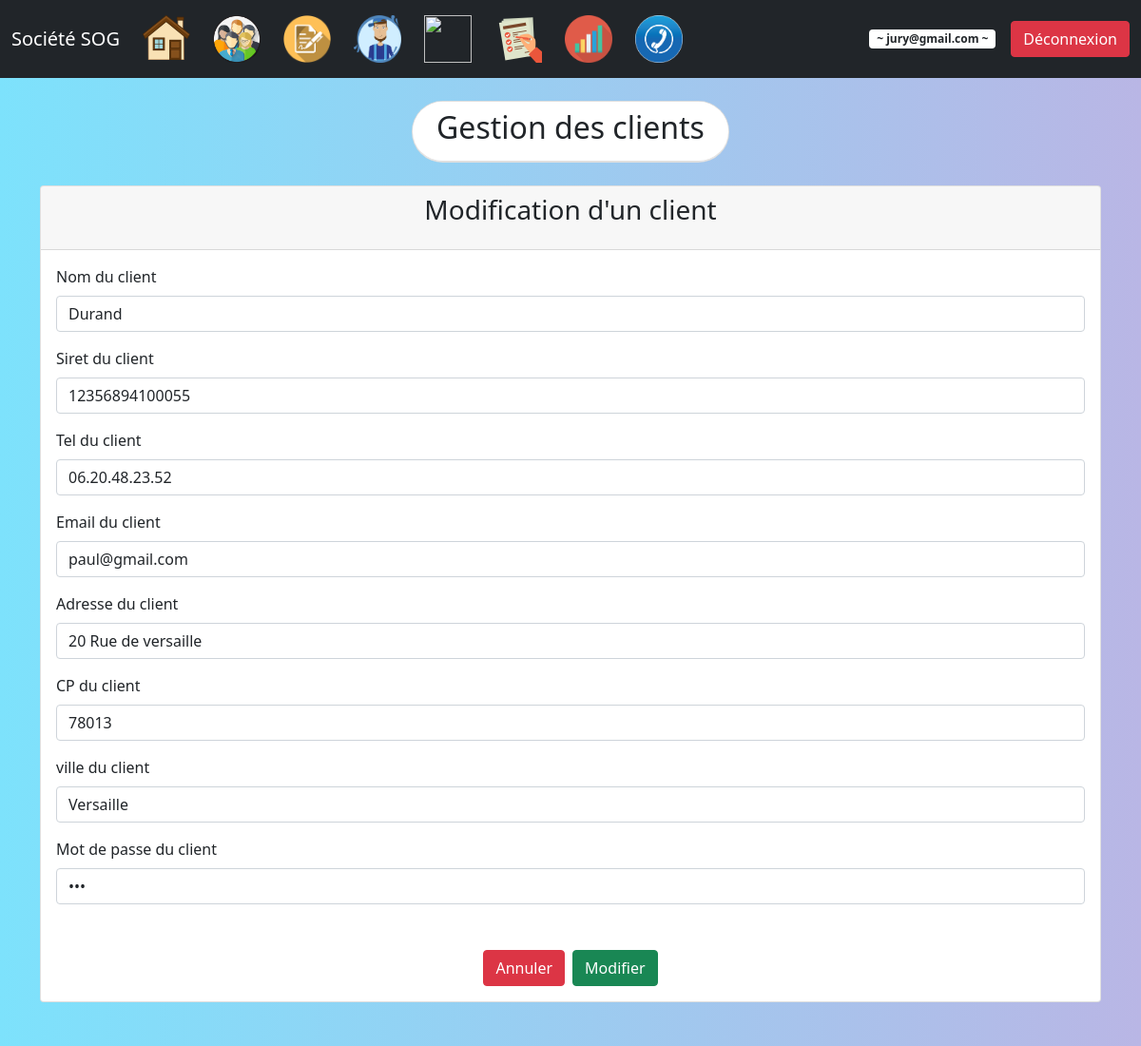
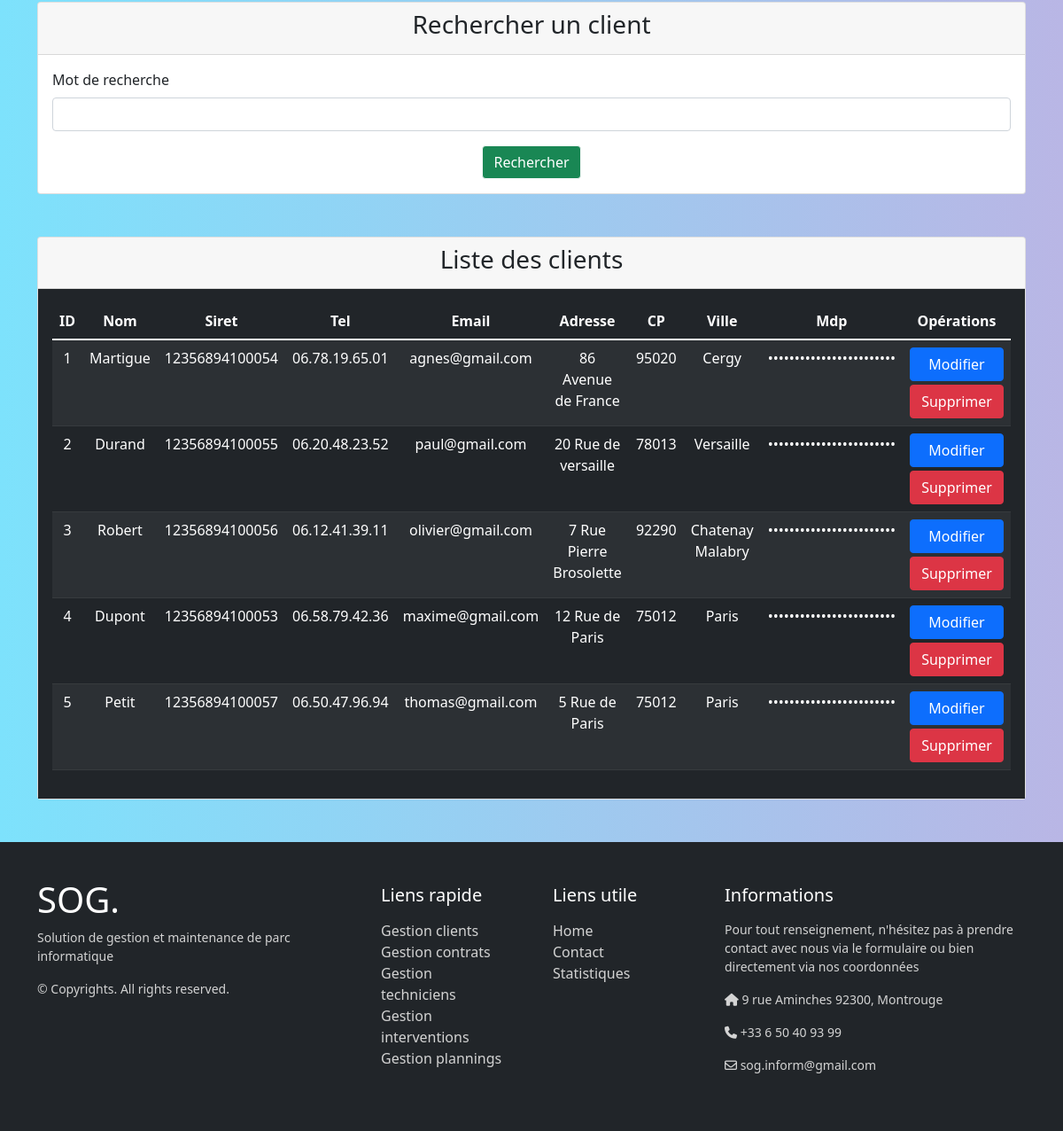
/index.php?page=1&action=edit&idclient=2 (signed in), run on the app's committed database (2 pictures, top to bottom).
### tables this page shows
Create table client 
(
    idclient int(3) auto_increment,
    nom varchar(20) NOT NULL,
    siret varchar(14) NOT NULL unique,
    tel varchar(20) default NULL,
    email varchar(50) NOT NULL unique,
    adresse varchar(50) default NULL,
    CP varchar(5) default NULL,
    ville varchar(20) default NULL,
    role enum('userc', 'admin') default 'userc',
    mdp varchar(255) NOT NULL,
    PRIMARY KEY (idclient)
);

### controleur/config_bdd.php (called while the page is built)
<?php
$serveur = "localhost";
$bdd = "bdd_ppe";
$user = "root";
$mdp = "";
?>

### controleur/controleur.class.php (called while the page is built, shortened)
<?php
require_once("modele/modele.class.php");
class Controleur {
	private $unModele;
	public function __construct($serveur, $bdd, $user, $mdp) {
		$this->unModele = new Modele($serveur, $bdd, $user, $mdp);
	}
	public function setTable($uneTable) {
		$this->unModele->setTable($uneTable);
	}
	public function selectAll() {
		return $this->unModele->selectAll();
	}
	public function selectWhere($where) {
		return $this->unModele->selectWhere($where);
	}
}
?>

### modele/modele.class.php (called while the page is built, shortened)
<?php
class Modele {
	private $unPdo, $uneTable;
	public function __construct($serveur, $bdd, $user, $mdp)
	{
		$this->unPdo = null;
		try
		{
			$this->unPdo = new PDO("mysql:host=".$serveur.";dbname=".$bdd.";charset=utf8", $user, $mdp);
		}
		catch (PDOException $exp)
		{
			die("Erreur de connexion à la base de données : " . $exp->getMessage());
		}
	}
	public function setTable($uneTable)
	{
		$this->uneTable = $uneTable;
	}
	public function selectAll()
	{
		$requete = "SELECT * FROM ".$this->uneTable;
		$select = $this->unPdo->prepare($requete);
		$select->execute();
		return $select->fetchAll();
	}
	public function selectWhere($where)
	{
		$donnees = array();
		$champs = array();
		foreach ($where as $key => $value)
		{
			$champs[] = $key." = :".$key;
			$donnees[":".$key] = $value;
		}
		$chaineWhere = implode(" AND ", $champs);
		$requete = "SELECT * FROM ".$this->uneTable." WHERE ".$chaineWhere;
		$select = $this->unPdo->prepare($requete);
		$select->execute($donnees);
		return $select->fetch();
	}
}
?>

### vue/vue_les_clients.php (the view)
<?php if (isset($_SESSION['role']) and $_SESSION['role'] == "admin" ) { ?>
<div class="card mb-5">
    <div class="card-header">
        <h3 class="text-center">Rechercher un client</h3>
    </div>
    <div class="card-body">
        <form method="post" action="">
            <div class="mb-3">
                <label for="mot" class="form-label">Mot de recherche</label>
                <input type="search" name="mot" id="mot" class="form-control">
            </div>
            <div class="d-flex justify-content-center">
                <button type="submit" name="Rechercher" class="btn btn-light bg-success text-white">
                    Rechercher
                </button>
            </div>
        </form>
    </div>
</div>
<?php } ?>
<div class="card">
    <div class="card-header">
        <h3 class="text-center"><?= ($_SESSION['role'] == "admin" ? "Liste des clients" : "Fiche client"); ?></h3>
    </div>
    <div class="card-body bg-dark text-white">
        <table class="table table-dark table-striped text-center">
            <thead>
                <tr>
                    <th scope="col">ID</th>
                    <th scope="col">Nom</td>
                    <th scope="col">Siret</th>
                    <th scope="col">Tel</th>
                    <th scope="col">Email</th>
                    <th scope="col">Adresse</th>
                    <th scope="col">CP</th>
                    <th scope="col">Ville</th>
                    <th scope="col">Mdp</th>
                    <?php if (isset($_SESSION['email']) and $_SESSION['role'] == "admin") { ?>
                    <th scope="col">Opérations</th>
                    <?php } ?>
                </tr>
            </thead>
            <tbody>
                <?php foreach ($lesClients as $unClient) { ?>
                <tr>
                    <td><?= $unClient['idclient']; ?></td>
                    <td><?= $unClient['nom']; ?></td>
                    <td><?= $unClient['siret']; ?></td>
                    <td><?= $unClient['tel']; ?></td>
                    <td><?= $unClient['email']; ?></td>
                    <td><?= $unClient['adresse']; ?></td>
                    <td><?= $unClient['CP']; ?></td>
                    <td><?= $unClient['ville']; ?></td>
                    <td>••••••••••••••••••••••••</td>
                    <td>
                        <a href="index.php?page=1&action=edit&idclient=<?=$unClient['idclient'];?>" class="btn btn-primary me-2 container">Modifier</a>
                    <?php if (isset($_SESSION['email']) and $_SESSION['role'] == "admin") { ?>
                        <a href="index.php?page=1&action=sup&idclient=<?=$unClient['idclient'];?>" class="btn btn-danger mt-1 container">Supprimer</a>
                    <?php } ?>
                    </td>
                </tr>
                <?php } ?>
            </tbody>
        </table>
    </div>
</div>

### vue/vue_insert_client.php
<div id="insertc" class="card mb-5">
    <div class="card-header">
        <h3 class="text-center mb-3">
            <?= ($leClient != null ? "Modification" : "Insertion"); ?> d'un client
        </h3>
    </div>
    <div class="card-body ">
        <form method="post" action="">
            <div class="mb-3">
                <label for="nom" class="form-label">Nom du client</label>
                <input type="text" name="nom" id="nom" class="form-control" value="<?= ($leClient != null ? $leClient['nom'] : null); ?>">
            </div>
            <div class="mb-3">
                <label for="siret" class="form-label">Siret du client</label>
                <input type="number" name="siret" id="siret" class="form-control" value="<?= ($leClient != null ? $leClient['siret'] : null); ?>">
            </div>
            <div class="mb-3">
                <label for="tel" class="form-label">Tel du client</label>
                <input type="text" name="tel" id="tel" class="form-control" value="<?= ($leClient != null ? $leClient['tel'] : null); ?>">
            </div>
            <div class="mb-3">
                <label for="email" class="form-label">Email du client</label>
                <input type="text" name="email" id="email" class="form-control" value="<?= ($leClient != null ? $leClient['email'] : null); ?>">
            </div>
            <div class="mb-3">
                <label for="adresse" class="form-label">Adresse du client</label>
                <input type="text" name="adresse" id="adresse" class="form-control" value="<?= ($leClient != null ? $leClient['adresse'] : null); ?>">
            </div>
            <div class="mb-3">
                <label for="CP" class="form-label">CP du client</label>
                <input type="text" name="CP" id="CP" class="form-control" value="<?= ($leClient != null ? $leClient['CP'] : null); ?>">
            </div>
            <div class="mb-3">
                <label for="ville" class="form-label">ville du client</label>
                <input type="text" name="ville" id="ville" class="form-control" value="<?= ($leClient != null ? $leClient['ville'] : null); ?>">
            </div>
            <div class="mb-5">
                <label for="mdp" class="form-label">Mot de passe du client</label>
                <input type="password" name="mdp" id="mdp" class="form-control" value="<?= ($leClient != null ? $leClient['mdp'] : null); ?>">
            </div>
            <div class="d-flex justify-content-center">
                <button type="reset" class="btn btn-danger me-2">Annuler</button>
                <button type="submit" <?= ($leClient != null ? 'name="Modifier"' : 'name="Valider"'); ?> class="btn btn-success">
                    <?= ($leClient != null ? "Modifier" : "Ajouter"); ?>
                </button>
            </div>
        </form>
    </div>
</div>

### index.php (style rules this page uses)
a { color: inherit; text-decoration: none; transition: all 0.3s; }
body { background: #642B73; background: -webkit-linear-gradient(to right, #7DE2FC, #B9B6E5); background: linear-gradient(to right, #7DE2FC , #B9B6E5); }

### data on the page
client: nom "Durand", siret "12356894100055", tel "06.20.48.23.52", email "paul@gmail.com", adresse "20 Rue de versaille", CP "78013", ville "Versaille", idclient "2"
client: idclient "1", nom "Martigue", siret "12356894100054", tel "06.78.19.65.01", email "agnes@gmail.com", adresse "86 Avenue de France", CP "95020", ville "Cergy"
client: idclient "3", nom "Robert", siret "12356894100056", tel "06.12.41.39.11", email "olivier@gmail.com", adresse "7 Rue Pierre Brosolette", CP "92290", ville "Chatenay Malabry"
client: idclient "4", nom "Dupont", siret "12356894100053", tel "06.58.79.42.36", email "maxime@gmail.com", adresse "12 Rue de Paris", CP "75012", ville "Paris"
client: idclient "5", nom "Petit", siret "12356894100057", tel "06.50.47.96.94", email "thomas@gmail.com", adresse "5 Rue de Paris", CP "75012", ville "Paris"

### other printed values
$_SESSION['email'] "jury@gmail.com"
